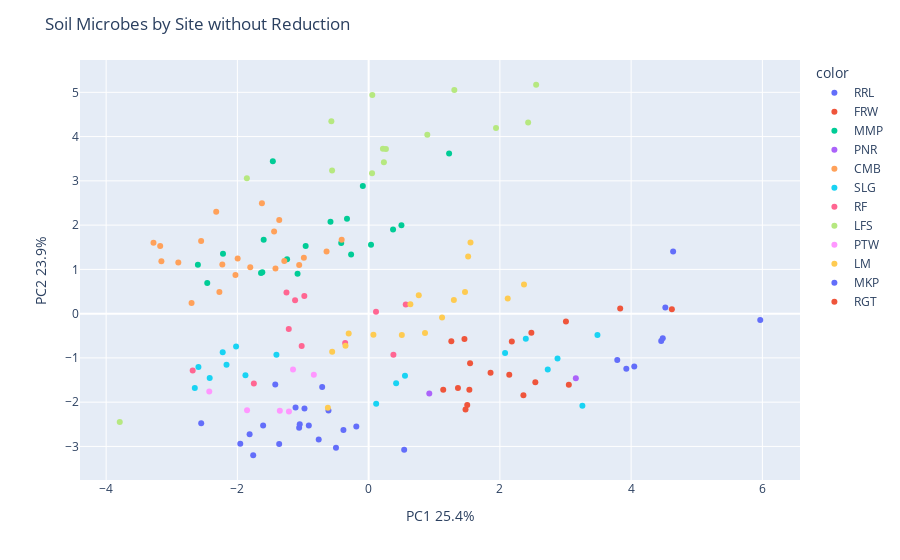
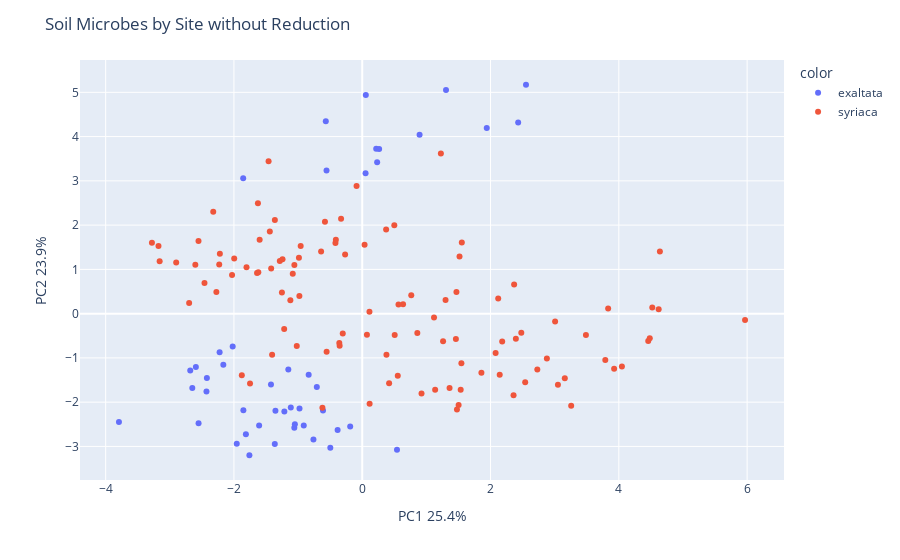
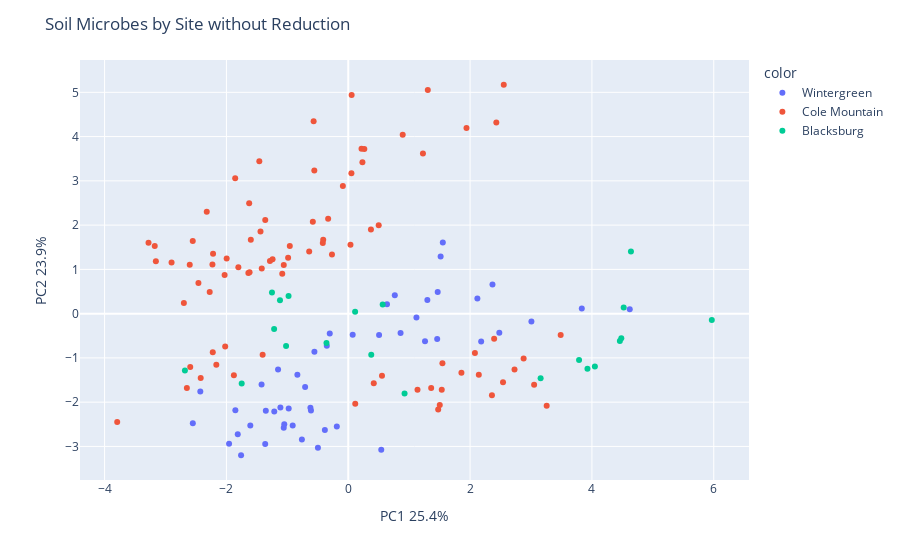

Source (notebook cell) for these figures, in order:
### Code cell
X = df[nutrients]

pca = PCA(n_components=2)
components = pca.fit_transform(X)

fig1 = px.scatter(components, x=0, y=1, color=df['site_id'])
fig1.update_layout(
    title = "Soil Microbes by Site without Reduction",
    xaxis_title="PC1 " + str(round(100*pca.explained_variance_ratio_[0], 1)) + '%',
    yaxis_title="PC2 " + str(round(100*pca.explained_variance_ratio_[1], 1)) + '%')

fig2 = px.scatter(components, x=0, y=1, color=df['species'])
fig2.update_layout(
    title = "Soil Microbes by Site without Reduction",
    xaxis_title="PC1 " + str(round(100*pca.explained_variance_ratio_[0], 1)) + '%',
    yaxis_title="PC2 " + str(round(100*pca.explained_variance_ratio_[1], 1)) + '%')

fig3 = px.scatter(components, x=0, y=1, color=df['BGR'])
fig3.update_layout(
    title = "Soil Microbes by Site without Reduction",
    xaxis_title="PC1 " + str(round(100*pca.explained_variance_ratio_[0], 1)) + '%',
    yaxis_title="PC2 " + str(round(100*pca.explained_variance_ratio_[1], 1)) + '%')

fig1.show()
fig2.show()
fig3.show()

### Figure 1 — Plotly figure (JSON) as saved in the notebook; plotly's stock layout.template omitted (floating-point values rounded to 4 significant figures)
{"data": [{"hovertemplate": "color=RRL<br>0=%{x}<br>1=%{y}<extra></extra>", "legendgroup": "RRL", "marker": {"color": "#636efa", "symbol": "circle"}, "mode": "markers", "name": "RRL", "orientation": "v", "showlegend": true, "type": "scatter", "x": [0.5417, -1.814, -1.059, -0.1877, -1.956, -0.3842, -0.9779, -1.114, -0.4979, -1.423, -0.612, -2.551, -0.708, -1.05, -1.759, -1.363, -0.9119, -0.7608, -1.608], "xaxis": "x", "y": [-3.075, -2.724, -2.575, -2.551, -2.937, -2.63, -2.145, -2.121, -3.027, -1.602, -2.191, -2.475, -1.659, -2.499, -3.199, -2.945, -2.526, -2.842, -2.527], "yaxis": "y"}, {"hovertemplate": "color=FRW<br>0=%{x}<br>1=%{y}<extra></extra>", "legendgroup": "FRW", "marker": {"color": "#EF553B", "symbol": "circle"}, "mode": "markers", "name": "FRW", "orientation": "v", "showlegend": true, "type": "scatter", "x": [1.858, 1.535, 2.143, 2.54, 1.546, 3.051, 1.137, 1.361, 1.477, 1.502, 2.359], "xaxis": "x", "y": [-1.336, -1.719, -1.38, -1.548, -1.119, -1.605, -1.72, -1.681, -2.165, -2.063, -1.847], "yaxis": "y"}, {"hovertemplate": "color=MMP<br>0=%{x}<br>1=%{y}<extra></extra>", "legendgroup": "MMP", "marker": {"color": "#00cc96", "symbol": "circle"}, "mode": "markers", "name": "MMP", "orientation": "v", "showlegend": true, "type": "scatter", "x": [-0.3299, -1.46, 0.4999, -0.9596, -2.219, -0.4178, -0.08833, -0.2672, -1.083, -2.602, -1.599, -2.459, 0.3723, -0.5812, -1.64, -1.243, 0.03643, -1.62, 1.226], "xaxis": "x", "y": [2.145, 3.445, 1.996, 1.528, 1.354, 1.597, 2.884, 1.338, 0.8999, 1.107, 1.668, 0.6922, 1.901, 2.077, 0.9157, 1.231, 1.555, 0.9338, 3.616], "yaxis": "y"}, {"hovertemplate": "color=PNR<br>0=%{x}<br>1=%{y}<extra></extra>", "legendgroup": "PNR", "marker": {"color": "#ab63fa", "symbol": "circle"}, "mode": "markers", "name": "PNR", "orientation": "v", "showlegend": true, "type": "scatter", "x": [3.158, 0.9243], "xaxis": "x", "y": [-1.459, -1.802], "yaxis": "y"}, {"hovertemplate": "color=CMB<br>0=%{x}<br>1=%{y}<extra></extra>", "legendgroup": "CMB", "marker": {"color": "#FFA15A", "symbol": "circle"}, "mode": "markers", "name": "CMB", "orientation": "v", "showlegend": true, "type": "scatter", "x": [-2.9, -2.323, -1.626, -3.158, -2.23, -2.274, -1.362, -0.987, -1.42, -2.553, -1.441, -1.804, -0.4111, -3.279, -0.6414, -1.285, -3.177, -1.058, -2.029, -1.996, -2.698], "xaxis": "x", "y": [1.155, 2.3, 2.492, 1.186, 1.108, 0.4881, 2.115, 1.263, 1.018, 1.642, 1.855, 1.048, 1.669, 1.603, 1.406, 1.187, 1.528, 1.098, 0.8746, 1.248, 0.2398], "yaxis": "y"}, {"hovertemplate": "color=SLG<br>0=%{x}<br>1=%{y}<extra></extra>", "legendgroup": "SLG", "marker": {"color": "#19d3f3", "symbol": "circle"}, "mode": "markers", "name": "SLG", "orientation": "v", "showlegend": true, "type": "scatter", "x": [-2.649, 2.079, -2.166, 2.73, -2.02, 0.1147, -2.224, 3.487, -2.594, 0.5539, -2.422, 3.257, -1.877, 2.879, -1.405, 0.4189, 2.395], "xaxis": "x", "y": [-1.677, -0.8868, -1.157, -1.263, -0.7446, -2.038, -0.8724, -0.4844, -1.205, -1.405, -1.453, -2.082, -1.392, -1.012, -0.9298, -1.573, -0.5671], "yaxis": "y"}, {"hovertemplate": "color=RF<br>0=%{x}<br>1=%{y}<extra></extra>", "legendgroup": "RF", "marker": {"color": "#FF6692", "symbol": "circle"}, "mode": "markers", "name": "RF", "orientation": "v", "showlegend": true, "type": "scatter", "x": [-2.681, -1.02, -1.121, -1.749, -0.3576, 0.1124, -0.9799, 0.3775, -1.252, 0.5652, -1.217], "xaxis": "x", "y": [-1.283, -0.7332, 0.3001, -1.58, -0.6628, 0.04143, 0.4003, -0.9292, 0.4782, 0.2073, -0.3456], "yaxis": "y"}, {"hovertemplate": "color=LFS<br>0=%{x}<br>1=%{y}<extra></extra>", "legendgroup": "LFS", "marker": {"color": "#B6E880", "symbol": "circle"}, "mode": "markers", "name": "LFS", "orientation": "v", "showlegend": true, "type": "scatter", "x": [-1.856, 1.306, -0.5569, 1.941, 0.05184, 0.2325, 2.553, 0.2176, 2.431, 0.894, 0.05568, -0.5683, -3.793, 0.2636], "xaxis": "x", "y": [3.057, 5.054, 3.232, 4.193, 3.174, 3.418, 5.171, 3.723, 4.319, 4.039, 4.94, 4.346, -2.446, 3.718], "yaxis": "y"}, {"hovertemplate": "color=PTW<br>0=%{x}<br>1=%{y}<extra></extra>", "legendgroup": "PTW", "marker": {"color": "#FF97FF", "symbol": "circle"}, "mode": "markers", "name": "PTW", "orientation": "v", "showlegend": true, "type": "scatter", "x": [-2.429, -1.853, -1.214, -1.353, -0.8351, -1.152], "xaxis": "x", "y": [-1.761, -2.181, -2.209, -2.192, -1.383, -1.262], "yaxis": "y"}, {"hovertemplate": "color=LM<br>0=%{x}<br>1=%{y}<extra></extra>", "legendgroup": "LM", "marker": {"color": "#FECB52", "symbol": "circle"}, "mode": "markers", "name": "LM", "orientation": "v", "showlegend": true, "type": "scatter", "x": [1.468, 1.299, 2.368, -0.3523, 1.119, 1.552, 2.12, 1.517, -0.6209, 0.8589, 0.0729, -0.3038, 0.5061, 0.6361, 0.7641, -0.5555], "xaxis": "x", "y": [0.4887, 0.3087, 0.6582, -0.7238, -0.08786, 1.607, 0.3444, 1.289, -2.128, -0.4362, -0.4761, -0.4459, -0.4847, 0.2107, 0.4176, -0.8635], "yaxis": "y"}, {"hovertemplate": "color=MKP<br>0=%{x}<br>1=%{y}<extra></extra>", "legendgroup": "MKP", "marker": {"color": "#636efa", "symbol": "circle"}, "mode": "markers", "name": "MKP", "orientation": "v", "showlegend": true, "type": "scatter", "x": [5.968, 4.521, 4.64, 3.789, 4.458, 3.927, 4.482, 4.048], "xaxis": "x", "y": [-0.1442, 0.1389, 1.405, -1.048, -0.6197, -1.247, -0.5569, -1.193], "yaxis": "y"}, {"hovertemplate": "color=RGT<br>0=%{x}<br>1=%{y}<extra></extra>", "legendgroup": "RGT", "marker": {"color": "#EF553B", "symbol": "circle"}, "mode": "markers", "name": "RGT", "orientation": "v", "showlegend": true, "type": "scatter", "x": [3.007, 2.182, 2.48, 1.26, 1.46, 4.621, 3.834], "xaxis": "x", "y": [-0.1777, -0.6306, -0.4312, -0.6265, -0.5708, 0.1, 0.114], "yaxis": "y"}], "layout": {"legend": {"title": {"text": "color"}, "tracegroupgap": 0}, "margin": {"t": 60}, "title": {"text": "Soil Microbes by Site without Reduction"}, "xaxis": {"anchor": "y", "domain": [0, 1], "title": {"text": "PC1 25.4%"}}, "yaxis": {"anchor": "x", "domain": [0, 1], "title": {"text": "PC2 23.9%"}}}}

### Figure 2 — Plotly figure (JSON) as saved in the notebook; plotly's stock layout.template omitted (floating-point values rounded to 4 significant figures)
{"data": [{"hovertemplate": "color=exaltata<br>0=%{x}<br>1=%{y}<extra></extra>", "legendgroup": "exaltata", "marker": {"color": "#636efa", "symbol": "circle"}, "mode": "markers", "name": "exaltata", "orientation": "v", "showlegend": true, "type": "scatter", "x": [0.5417, -1.814, -1.059, -2.649, -0.1877, -1.956, -0.3842, -2.166, -0.9779, -1.114, -0.4979, -2.02, -1.423, -0.612, -2.551, -2.224, -0.708, -1.05, -1.759, -2.594, -1.363, -0.9119, -2.422, -0.7608, -1.608, -2.681, -1.856, 1.306, -0.5569, -2.429, 1.941, 0.05184, -1.853, 0.2325, 2.553, -1.214, 0.2176, 2.431, -1.353, 0.894, 0.05568, -0.5683, -3.793, -0.8351, 0.2636, -1.152], "xaxis": "x", "y": [-3.075, -2.724, -2.575, -1.677, -2.551, -2.937, -2.63, -1.157, -2.145, -2.121, -3.027, -0.7446, -1.602, -2.191, -2.475, -0.8724, -1.659, -2.499, -3.199, -1.205, -2.945, -2.526, -1.453, -2.842, -2.527, -1.283, 3.057, 5.054, 3.232, -1.761, 4.193, 3.174, -2.181, 3.418, 5.171, -2.209, 3.723, 4.319, -2.192, 4.039, 4.94, 4.346, -2.446, -1.383, 3.718, -1.262], "yaxis": "y"}, {"hovertemplate": "color=syriaca<br>0=%{x}<br>1=%{y}<extra></extra>", "legendgroup": "syriaca", "marker": {"color": "#EF553B", "symbol": "circle"}, "mode": "markers", "name": "syriaca", "orientation": "v", "showlegend": true, "type": "scatter", "x": [1.858, 1.535, -0.3299, -1.46, 3.158, -2.9, -2.323, 2.079, 2.143, 2.54, 0.4999, -0.9596, -1.626, -3.158, -2.23, 2.73, -2.219, -0.4178, -0.08833, -2.274, -1.362, 0.1147, 1.546, -0.2672, -1.083, -2.602, -0.987, -1.42, -2.553, 3.487, 3.051, -1.599, -2.459, 0.3723, -1.441, -1.804, -0.4111, 0.5539, 1.137, -0.5812, -1.64, -3.279, -0.6414, -1.285, 3.257, 1.361, 1.477, -1.243, 0.03643, 0.9243, -3.177, -1.058, -2.029, -1.877, 2.879, 1.502, 2.359, -1.62, 1.226, -1.996, -2.698, -1.405, 1.468, 1.299, 5.968, -1.02, 3.007, 2.368, -0.3523, 4.521, 2.182, 1.119, 1.552, 0.4189, 4.64, 2.48, 2.395, 2.12, 1.517, -0.6209, 3.789, -1.121, 1.26, 0.8589, 4.458, -1.749, -0.3576, 1.46, 0.0729, -0.3038, 3.927, 0.1124, -0.9799, 4.621, 0.5061, 0.6361, 4.482, 0.3775, -1.252, 3.834, 0.7641, -0.5555, 4.048, 0.5652, -1.217], "xaxis": "x", "y": [-1.336, -1.719, 2.145, 3.445, -1.459, 1.155, 2.3, -0.8868, -1.38, -1.548, 1.996, 1.528, 2.492, 1.186, 1.108, -1.263, 1.354, 1.597, 2.884, 0.4881, 2.115, -2.038, -1.119, 1.338, 0.8999, 1.107, 1.263, 1.018, 1.642, -0.4844, -1.605, 1.668, 0.6922, 1.901, 1.855, 1.048, 1.669, -1.405, -1.72, 2.077, 0.9157, 1.603, 1.406, 1.187, -2.082, -1.681, -2.165, 1.231, 1.555, -1.802, 1.528, 1.098, 0.8746, -1.392, -1.012, -2.063, -1.847, 0.9338, 3.616, 1.248, 0.2398, -0.9298, 0.4887, 0.3087, -0.1442, -0.7332, -0.1777, 0.6582, -0.7238, 0.1389, -0.6306, -0.08786, 1.607, -1.573, 1.405, -0.4312, -0.5671, 0.3444, 1.289, -2.128, -1.048, 0.3001, -0.6265, -0.4362, -0.6197, -1.58, -0.6628, -0.5708, -0.4761, -0.4459, -1.247, 0.04143, 0.4003, 0.1, -0.4847, 0.2107, -0.5569, -0.9292, 0.4782, 0.114, 0.4176, -0.8635, -1.193, 0.2073, -0.3456], "yaxis": "y"}], "layout": {"legend": {"title": {"text": "color"}, "tracegroupgap": 0}, "margin": {"t": 60}, "title": {"text": "Soil Microbes by Site without Reduction"}, "xaxis": {"anchor": "y", "domain": [0, 1], "title": {"text": "PC1 25.4%"}}, "yaxis": {"anchor": "x", "domain": [0, 1], "title": {"text": "PC2 23.9%"}}}}

### Figure 3 — Plotly figure (JSON) as saved in the notebook; plotly's stock layout.template omitted (floating-point values rounded to 4 significant figures)
{"data": [{"hovertemplate": "color=Wintergreen<br>0=%{x}<br>1=%{y}<extra></extra>", "legendgroup": "Wintergreen", "marker": {"color": "#636efa", "symbol": "circle"}, "mode": "markers", "name": "Wintergreen", "orientation": "v", "showlegend": true, "type": "scatter", "x": [0.5417, -1.814, -1.059, -0.1877, -1.956, -0.3842, -0.9779, -1.114, -0.4979, -1.423, -0.612, -2.551, -0.708, -1.05, -1.759, -1.363, -0.9119, -0.7608, -1.608, -2.429, 1.468, 1.299, 3.007, -1.853, 2.368, -0.3523, 2.182, -1.214, 1.119, 1.552, 2.48, -1.353, 2.12, 1.517, -0.6209, 1.26, 0.8589, 1.46, 0.0729, -0.3038, 4.621, -0.8351, 0.5061, 0.6361, 3.834, -1.152, 0.7641, -0.5555], "xaxis": "x", "y": [-3.075, -2.724, -2.575, -2.551, -2.937, -2.63, -2.145, -2.121, -3.027, -1.602, -2.191, -2.475, -1.659, -2.499, -3.199, -2.945, -2.526, -2.842, -2.527, -1.761, 0.4887, 0.3087, -0.1777, -2.181, 0.6582, -0.7238, -0.6306, -2.209, -0.08786, 1.607, -0.4312, -2.192, 0.3444, 1.289, -2.128, -0.6265, -0.4362, -0.5708, -0.4761, -0.4459, 0.1, -1.383, -0.4847, 0.2107, 0.114, -1.262, 0.4176, -0.8635], "yaxis": "y"}, {"hovertemplate": "color=Cole Mountain<br>0=%{x}<br>1=%{y}<extra></extra>", "legendgroup": "Cole Mountain", "marker": {"color": "#EF553B", "symbol": "circle"}, "mode": "markers", "name": "Cole Mountain", "orientation": "v", "showlegend": true, "type": "scatter", "x": [1.858, 1.535, -0.3299, -1.46, -2.9, -2.323, -2.649, 2.079, 2.143, 2.54, 0.4999, -0.9596, -1.626, -3.158, -2.23, -2.166, 2.73, -2.219, -0.4178, -0.08833, -2.274, -1.362, -2.02, 0.1147, 1.546, -0.2672, -1.083, -2.602, -0.987, -1.42, -2.553, -2.224, 3.487, 3.051, -1.599, -2.459, 0.3723, -1.441, -1.804, -0.4111, -2.594, 0.5539, 1.137, -0.5812, -1.64, -3.279, -0.6414, -1.285, -2.422, 3.257, 1.361, 1.477, -1.243, 0.03643, -3.177, -1.058, -2.029, -1.877, 2.879, 1.502, 2.359, -1.62, 1.226, -1.996, -2.698, -1.405, -1.856, 1.306, -0.5569, 1.941, 0.05184, 0.2325, 2.553, 0.4189, 0.2176, 2.431, 2.395, 0.894, 0.05568, -0.5683, -3.793, 0.2636], "xaxis": "x", "y": [-1.336, -1.719, 2.145, 3.445, 1.155, 2.3, -1.677, -0.8868, -1.38, -1.548, 1.996, 1.528, 2.492, 1.186, 1.108, -1.157, -1.263, 1.354, 1.597, 2.884, 0.4881, 2.115, -0.7446, -2.038, -1.119, 1.338, 0.8999, 1.107, 1.263, 1.018, 1.642, -0.8724, -0.4844, -1.605, 1.668, 0.6922, 1.901, 1.855, 1.048, 1.669, -1.205, -1.405, -1.72, 2.077, 0.9157, 1.603, 1.406, 1.187, -1.453, -2.082, -1.681, -2.165, 1.231, 1.555, 1.528, 1.098, 0.8746, -1.392, -1.012, -2.063, -1.847, 0.9338, 3.616, 1.248, 0.2398, -0.9298, 3.057, 5.054, 3.232, 4.193, 3.174, 3.418, 5.171, -1.573, 3.723, 4.319, -0.5671, 4.039, 4.94, 4.346, -2.446, 3.718], "yaxis": "y"}, {"hovertemplate": "color=Blacksburg<br>0=%{x}<br>1=%{y}<extra></extra>", "legendgroup": "Blacksburg", "marker": {"color": "#00cc96", "symbol": "circle"}, "mode": "markers", "name": "Blacksburg", "orientation": "v", "showlegend": true, "type": "scatter", "x": [3.158, 0.9243, -2.681, 5.968, -1.02, 4.521, 4.64, 3.789, -1.121, 4.458, -1.749, -0.3576, 3.927, 0.1124, -0.9799, 4.482, 0.3775, -1.252, 4.048, 0.5652, -1.217], "xaxis": "x", "y": [-1.459, -1.802, -1.283, -0.1442, -0.7332, 0.1389, 1.405, -1.048, 0.3001, -0.6197, -1.58, -0.6628, -1.247, 0.04143, 0.4003, -0.5569, -0.9292, 0.4782, -1.193, 0.2073, -0.3456], "yaxis": "y"}], "layout": {"legend": {"title": {"text": "color"}, "tracegroupgap": 0}, "margin": {"t": 60}, "title": {"text": "Soil Microbes by Site without Reduction"}, "xaxis": {"anchor": "y", "domain": [0, 1], "title": {"text": "PC1 25.4%"}}, "yaxis": {"anchor": "x", "domain": [0, 1], "title": {"text": "PC2 23.9%"}}}}
